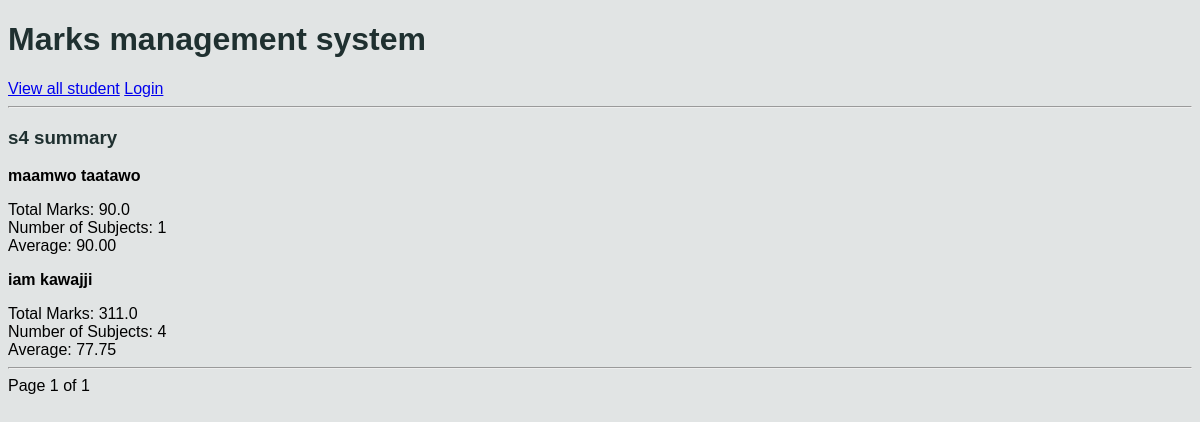
The app's page /students/class/details/s4/, older data.
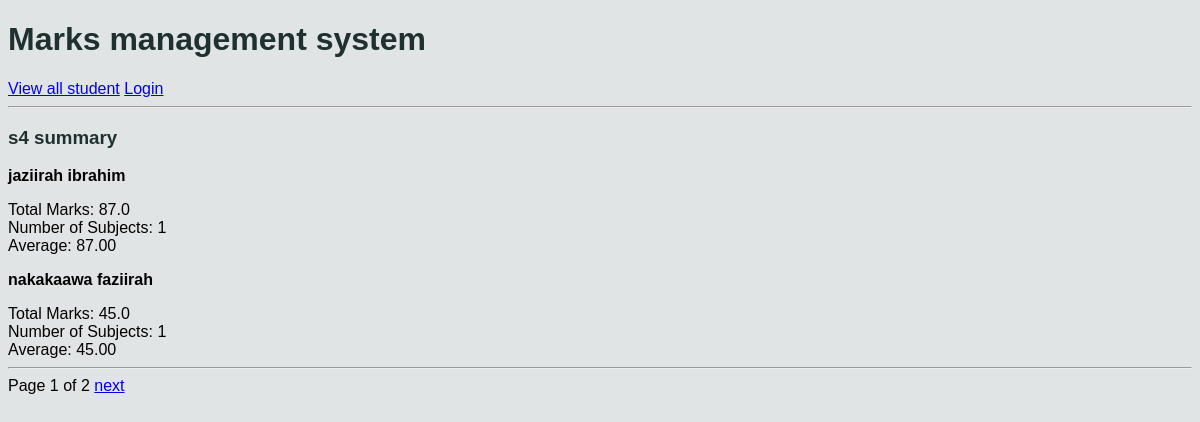
The same page, newer data.
### students/models.py (models this page shows, shortened)
class Student(db.Model):
    fname = db.CharField(max_length=100)
    lname = db.CharField(max_length=100)
    student_class = db.CharField(max_length=10)
    age = db.IntegerField(max_length=3)
    student_number = db.IntegerField(unique=True)

### students/views.py (the view)
# urls.py: path("class/details/<str:clas>/", views.class_info, name="class_info"),
def class_info(request, clas):
    students = Student.objects.filter(student_class=clas)
    students = students.annotate(
        total=Sum("marks__score"),
        average=Avg("marks__score"),
        subjects=Count("marks__id")
    ).order_by("-average")
    paginator = Paginator(students, 2)
    page_no = request.GET.get("page")
    page_obj = paginator.get_page(page_no)
    context = {
        "students": page_obj,
        "class": clas,
        "page_obj": page_obj
    }
    return render(request, "students/class_info.html", context)

### students/templates/students/class_info.html (shortened to what this page needs)
{% extends "students/base.html" %}
{% block content %}
<h3>{{ class }} summary</h3>
{% for student in students %}
    <p> <b>{{ student.fname }} {{ student.lname }}</b> </p>
    Total Marks: {{ student.total }} <br>
    Number of Subjects: {{ student.subjects }} <br>
     Average: {{ student.average|floatformat:2 }}
{% endfor %}  <br>
<hr>
<div>
                    Page {{ page_obj.number }} of {{ page_obj.paginator.num_pages }}
                    {% if page_obj.has_next %}
                    <a href="?page=
                    {{ page_obj.next_page_number }}">next</a>
                    {% endif %}
                </div>
{% endblock content %}

Row changes from the older to the newer data that the page shows:
removed Student: fname "maamwo", lname "taatawo", total "90.0", subjects "1", average "90.00"
no longer on this page (row edited): Student: fname "iam", lname "kawajji", total "311.0", subjects "4", average "77.75"
added Student: fname "jaziirah", lname "ibrahim", total "87.0", subjects "1", average "87.00"
added Student: fname "nakakaawa", lname "faziirah", total "45.0", subjects "1", average "45.00"
Text that changed along with them:
{{ page_obj.paginator.num_pages }}: "1" → "2"
text now shown: "next"
